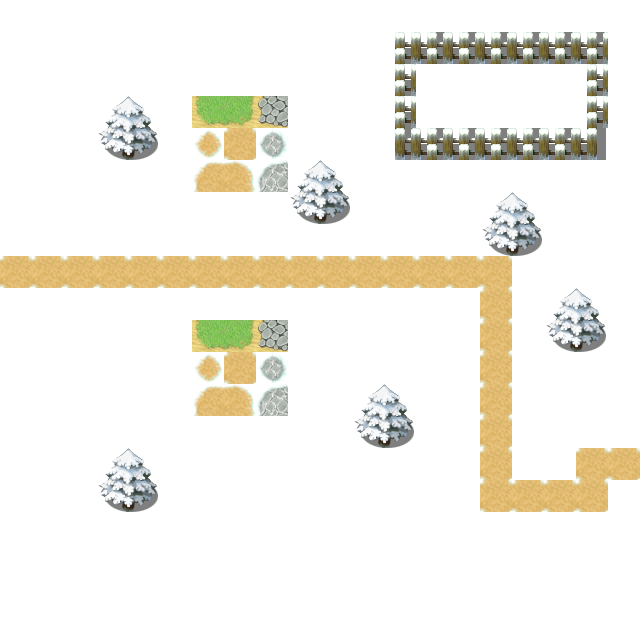

Below is a game level as drawn by its tile map, then a one-line description and the .tmx file that defines it, in full:
An orthogonal 20x20 tile map with 32x32 px tiles, 2 tile layers (Tile Layer 1, Tile Layer 2), 2 tilesets.

<map version="1.0" tiledversion="1.0.1" orientation="orthogonal" renderorder="left-down" width="20" height="20" tilewidth="32" tileheight="32" nextobjectid="12">
 <tileset firstgid="1" source="../Wingcity_Unity/Wingcity/Assets/TileSet/OutsideA2.tsx" />
 <tileset firstgid="193" source="../Wingcity_Unity/Wingcity/Assets/TileSet/OutsideB.tsx" />
 <layer name="Tile Layer 1" width="20" height="20">
  <properties>
   <property name="unity:scale" type="float" value="0.03125" />
  </properties>
  <data encoding="csv">
162,162,162,162,162,162,162,162,162,162,162,162,162,162,162,162,162,162,162,162,
162,162,162,162,162,162,162,162,162,162,162,162,162,162,162,162,162,162,162,162,
162,162,162,162,162,162,162,162,162,162,162,162,162,162,162,162,162,162,162,162,
162,162,162,162,162,162,162,162,162,162,162,162,162,162,162,162,162,162,162,162,
162,162,162,162,162,162,162,162,162,162,162,162,162,162,162,162,162,162,162,162,
162,162,162,162,162,162,162,162,162,162,162,162,162,162,162,162,162,162,162,162,
162,162,162,162,162,162,162,162,162,162,162,162,162,162,162,162,162,162,162,162,
162,162,162,162,162,162,162,162,162,162,162,162,162,162,162,162,162,162,162,162,
148,148,148,148,148,148,148,148,148,148,148,148,148,148,148,148,162,162,162,162,
162,162,162,162,162,162,162,162,162,162,162,162,162,162,162,148,162,162,162,162,
162,162,162,162,162,162,162,162,162,162,162,162,162,162,162,148,162,162,162,162,
162,162,162,162,162,162,162,162,162,162,162,162,162,162,162,148,162,162,162,162,
162,162,162,162,162,162,162,162,162,162,162,162,162,162,162,148,162,162,162,162,
162,162,162,162,162,162,162,162,162,162,162,162,162,162,162,148,162,162,162,162,
162,162,162,162,162,162,162,162,162,162,162,162,162,162,162,148,162,162,148,148,
162,162,162,162,162,162,162,162,162,162,162,162,162,162,162,148,148,148,148,162,
162,162,162,162,162,162,162,162,162,162,162,162,162,162,162,162,162,162,162,162,
162,162,162,162,162,162,162,162,162,162,162,162,162,162,162,162,162,162,162,162,
162,162,162,162,162,162,162,162,162,162,162,162,162,162,162,162,162,162,162,162,
162,162,162,162,162,162,162,162,162,162,162,162,162,162,162,162,162,162,162,162
</data>
 </layer>
 <layer name="Tile Layer 2" width="20" height="20">
  <properties>
   <property name="unity:scale" type="float" value="0" />
  </properties>
  <data encoding="csv">
0,0,0,0,0,0,0,0,0,0,0,0,0,0,0,0,0,0,0,0,
0,0,0,0,0,0,0,0,0,0,0,0,173,158,158,158,158,158,158,0,
0,0,0,0,0,0,0,0,0,0,0,0,173,0,0,0,0,0,173,0,
0,0,0,201,202,0,131,132,133,0,0,0,173,0,0,0,0,0,173,0,
0,0,0,217,218,0,147,148,149,0,0,0,189,158,158,158,158,158,190,0,
0,0,0,0,0,0,163,164,165,201,202,0,0,0,0,0,0,0,0,0,
0,0,0,0,0,0,0,0,0,217,218,0,0,0,0,201,202,0,0,0,
0,0,0,0,0,0,0,0,0,0,0,0,0,0,0,217,218,0,0,0,
0,0,0,0,0,0,0,0,0,0,0,0,0,0,0,0,0,0,0,0,
0,0,0,0,0,0,0,0,0,0,0,0,0,0,0,0,0,201,202,0,
0,0,0,0,0,0,131,132,133,0,0,0,0,0,0,0,0,217,218,0,
0,0,0,0,0,0,147,148,149,0,0,0,0,0,0,0,0,0,0,0,
0,0,0,0,0,0,163,164,165,0,0,201,202,0,0,0,0,0,0,0,
0,0,0,0,0,0,0,0,0,0,0,217,218,0,0,0,0,0,0,0,
0,0,0,201,202,0,0,0,0,0,0,0,0,0,0,0,0,0,0,0,
0,0,0,217,218,0,0,0,0,0,0,0,0,0,0,0,0,0,0,0,
0,0,0,0,0,0,0,0,0,0,0,0,0,0,0,0,0,0,0,0,
0,0,0,0,0,0,0,0,0,0,0,0,0,0,0,0,0,0,0,0,
0,0,0,0,0,0,0,0,0,0,0,0,0,0,0,0,0,0,0,0,
0,0,0,0,0,0,0,0,0,0,0,0,0,0,0,0,0,0,0,0
</data>
 </layer>
</map>
